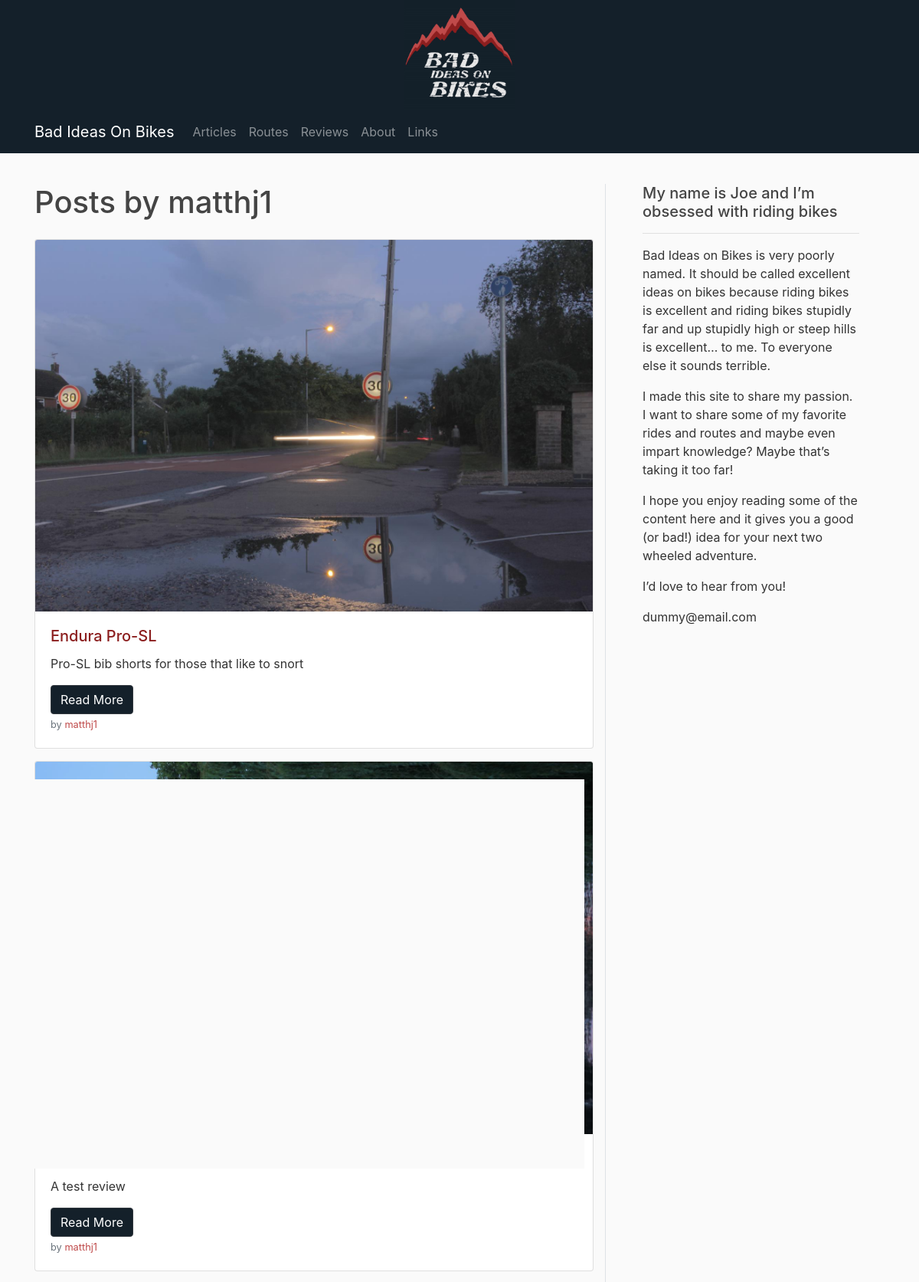
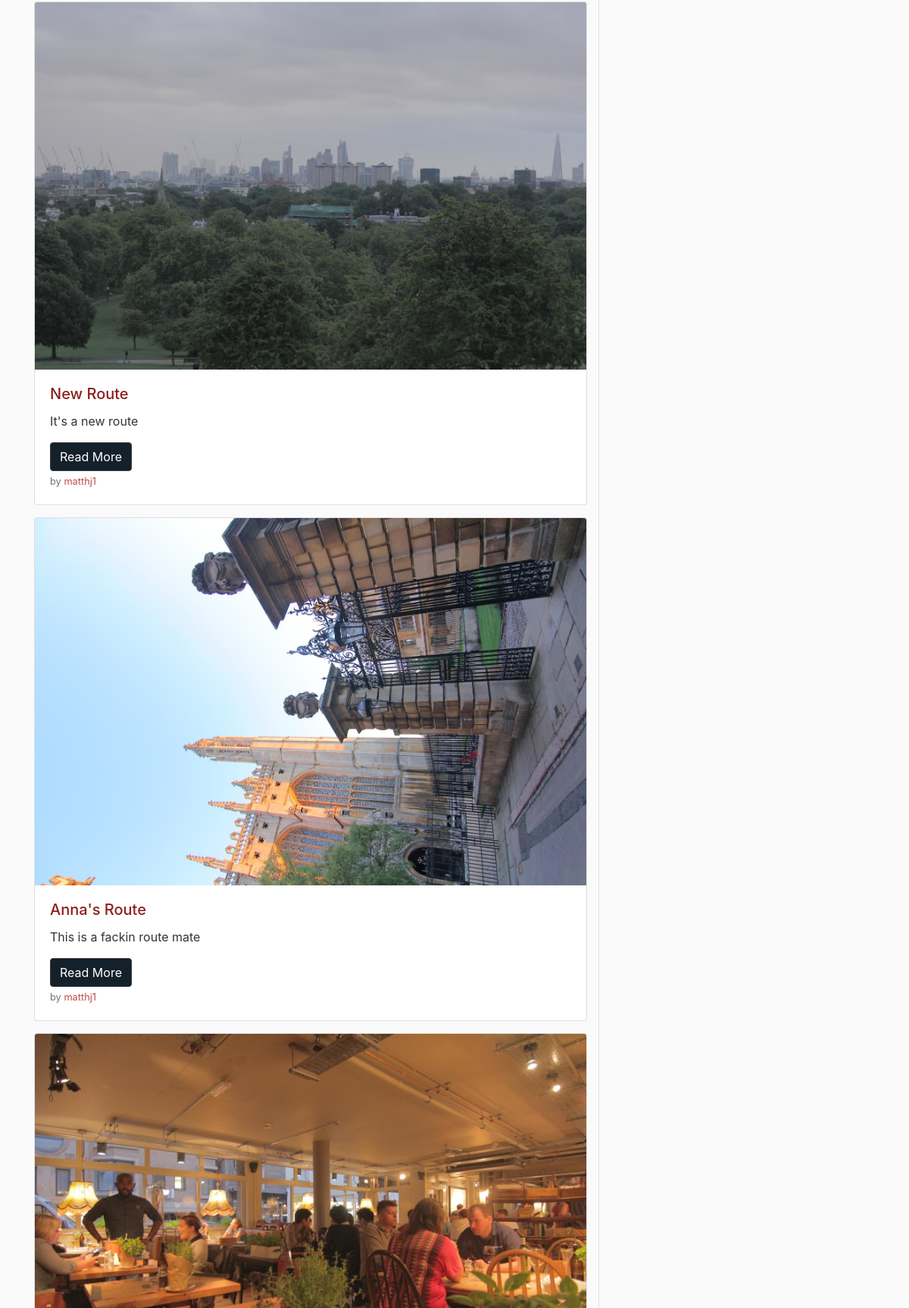
Page /user/matthj1 (upper part) on the committed database (2 pictures, top to bottom).
### flaskbiob/models.py (models this page shows, shortened)
class Users(db.Model, UserMixin):
    id = db.Column(db.Integer, primary_key=True)
    username = db.Column(db.String(20), unique=True, nullable=False)
    email = db.Column(db.String(100), unique=True, nullable=False)
    image_file = db.Column(db.String(20), nullable=False, default="default.png")
    password = db.Column(db.String(60), nullable=False)
    posts = db.relationship("Posts", backref="author", lazy=True)
    routes = db.relationship("Routes", backref="author", lazy=True)
    reviews = db.relationship("Reviews", backref="author", lazy=True)

class Posts(db.Model):
    id = db.Column(db.Integer, primary_key=True)
    post_type = db.Column(db.String(7), nullable=False)
    title = db.Column(db.String(100), nullable=False)
    date = db.Column(db.DateTime, nullable=False, default=datetime.utcnow)
    leader = db.Column(db.Text, nullable=False)
    content = db.Column(db.Text, nullable=False)
    post_image = db.Column(db.String(100), nullable=False, default="default_post.jpg")
    user = db.Column(db.Integer, db.ForeignKey("users.id"), nullable=False)
    routes = db.relationship("Routes", backref="post_route", lazy="joined", uselist=False)
    reviews = db.relationship("Reviews", backref="post_review", lazy="joined", uselist=False)

### flaskbiob/users/routes.py (the view)
@users.route("/user/<string:username>")
def userpostPage(username):
    page = request.args.get("page", 1, type=int)
    user = Users.query.filter_by(username=username).first_or_404()
    posts = Posts.query.filter_by(author=user)\
        .order_by(Posts.date.desc())\
        .paginate(page=page, per_page=5)
    return render_template("User_Posts.html", posts=posts, user=user)

### flaskbiob/templates/User_Posts.html (shortened to what this page needs)
{% extends "BASE.html" %}
    {% block content %}
    <div class="row py-3">
        <div class="col" id="main">
            <h1 class="mb-4">Posts by {{ user.username }}</h1>
            {% for post in posts.items %}
            <div class="card mb-3">
              <img src="{{ url_for('static', filename='post_pics/' + post.post_image) }}" class="card-img-top" alt="...">
              <div class="card-body">
                <h5 class="card-title">{{ post.title }}</h5>
                <p class="card-text">{{ post.leader }}</p>
                  <a href="{{ url_for('posts.postPage', post_id = post.id) }}" class="btn btn-dark">Read More</a>
                  <p class="card-text"><small class="text-muted">by <a href="{{ url_for('users.userpostPage', username=post.author.username) }}">{{ post.author.username }}</a></small></p>
              </div>
            </div>
            {% endfor %}
        </div>
        <div class="col-4 order-2 px-5 border-left d-none d-lg-block pb-3" id="sticky-sidebar">
            <div class="sticky-top">
                <h5>My name is Joe and I’m obsessed with riding bikes</h5>
                <hr>
                <p>Bad Ideas on Bikes is very poorly named. It should be called excellent ideas on bikes because riding bikes is excellent and riding bikes stupidly far and up stupidly high or steep hills is excellent… to me. To everyone else it sounds terrible.</p>
                <p>I made this site to share my passion. I want to share some of my favorite rides and routes and maybe even impart knowledge? Maybe that’s taking it too far!</p>
                <p>I hope you enjoy reading some of the content here and it gives you a good (or bad!) idea for your next two wheeled adventure.</p>
                <p>I’d love to hear from you!</p>
                <p>dummy@email.com</p>
            </div>
        </div>
    </div>
    {% endblock content %}

### flaskbiob/static/main.css (style rules this page uses)
body { background: #fafafa; color: #333333; }
h1, h2, h3, h4, h5, h6 { color: #444444; }
.card-title { color: #8c1f1f; }
a:link { color: #bf4a4a; }
a.btn-dark:link, a.btn-dark:visited { color: #ffffff; }
.btn-dark { background: #14202a; }

### rows in the picture
Users: username "matthj1"
Posts: post_image (picture), title "Endura Pro-SL", leader "Pro-SL bib shorts for those that like to snort", author.username "matthj1"
Posts: post_image (picture), leader "A test review", author.username "matthj1"
Posts: post_image (picture), title "New Route", leader "It's a new route", author.username "matthj1"
Posts: post_image (picture), title "Anna's Route", leader "This is a fackin route mate", author.username "matthj1"
Posts: post_image (picture)
